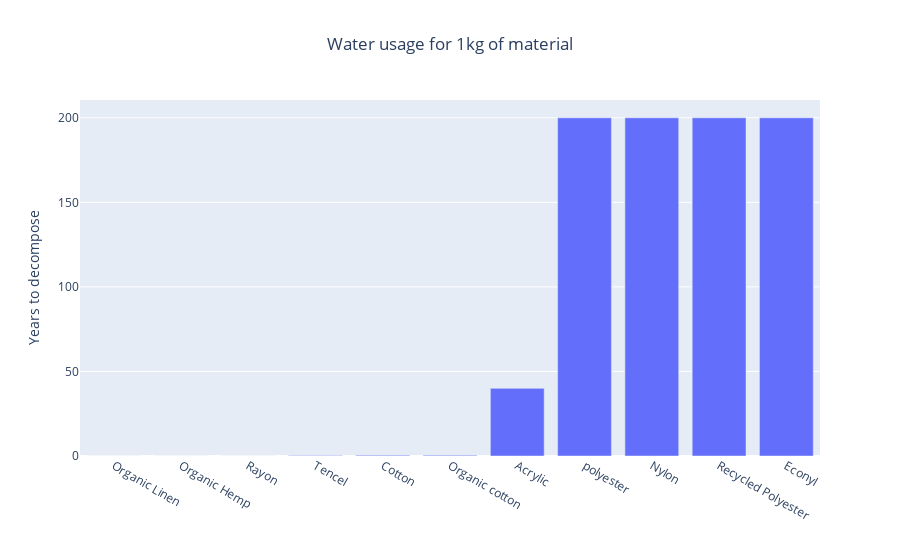

Here is the notebook cell this chart was saved with:
### Code cell
fig1 = px.bar(df1, x = df1.index, y = 'Biodegradable', title = 'Water usage for 1kg of material', 
              labels = {'Biodegradable':'Years to decompose', 'index':''})
fig1.update_layout(title_x = 0.5,)
fig1.update_yaxes(rangemode = 'tozero')
 
fig1

### Figure 1 — Plotly figure (JSON) as saved in the notebook; plotly's stock layout.template omitted (floating-point values rounded to 4 significant figures)
{"data": [{"alignmentgroup": "True", "hovertemplate": "=%{x}<br>Years to decompose=%{y}<extra></extra>", "legendgroup": "", "marker": {"color": "#636efa", "pattern": {"shape": ""}}, "name": "", "offsetgroup": "", "orientation": "v", "showlegend": false, "textposition": "auto", "type": "bar", "x": ["Organic Linen", "Organic Hemp", "Rayon", "Tencel", "Cotton", "Organic cotton", "Acrylic", "polyester", "Nylon", "Recycled Polyester", "Econyl"], "xaxis": "x", "y": [0.04, 0.04, 0.06, 0.26, 0.42, 0.42, 40, 200, 200, 200, 200], "yaxis": "y"}], "layout": {"barmode": "relative", "legend": {"tracegroupgap": 0}, "title": {"text": "Water usage for 1kg of material", "x": 0.5}, "xaxis": {"anchor": "y", "domain": [0, 1], "title": {"text": ""}}, "yaxis": {"anchor": "x", "domain": [0, 1], "rangemode": "tozero", "title": {"text": "Years to decompose"}}}}
